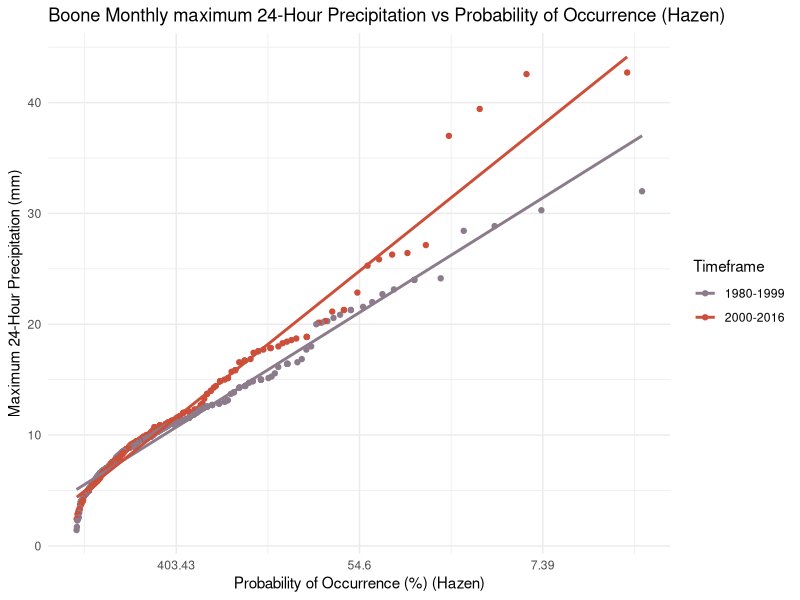
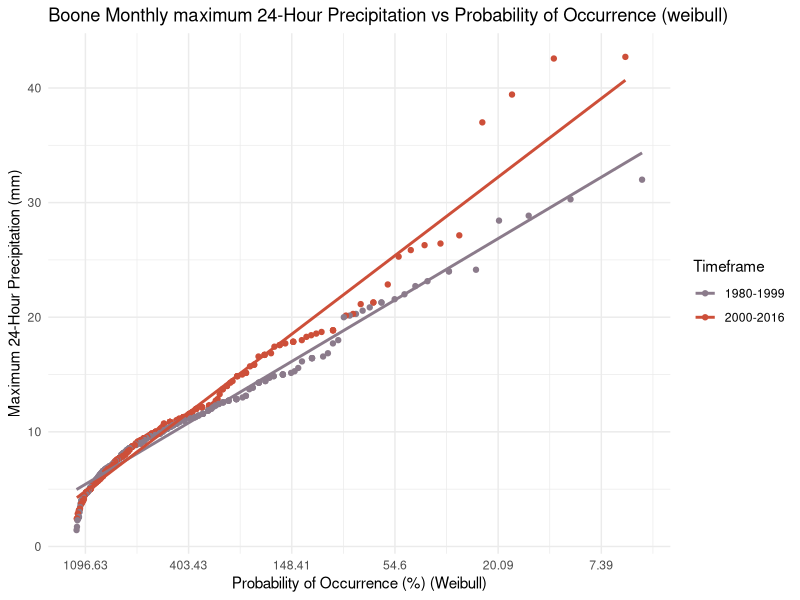
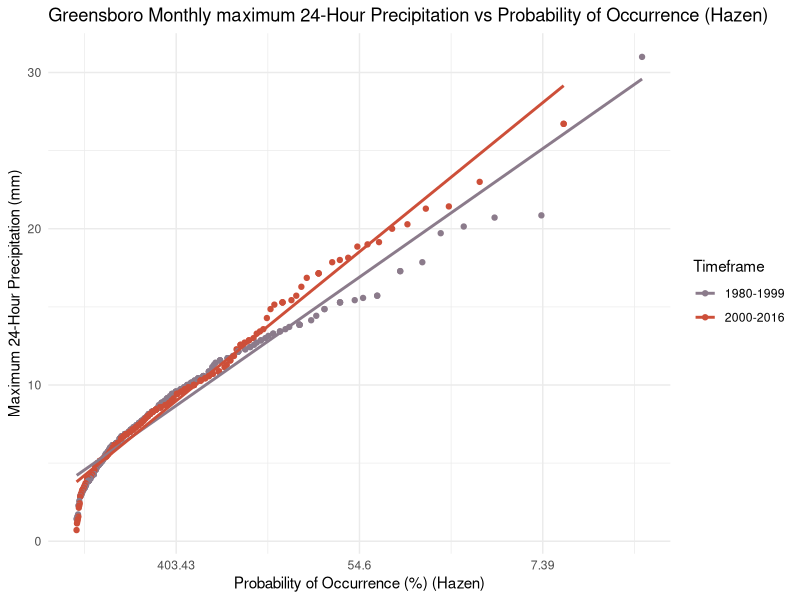
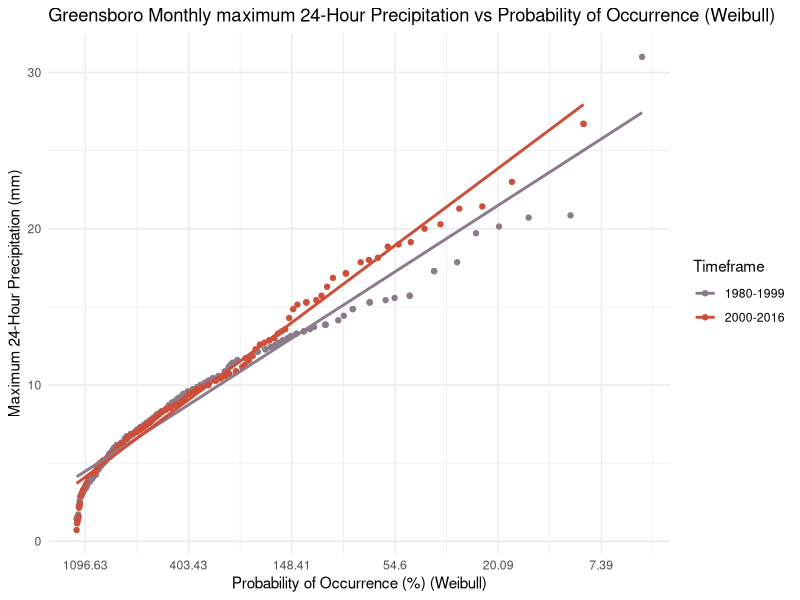
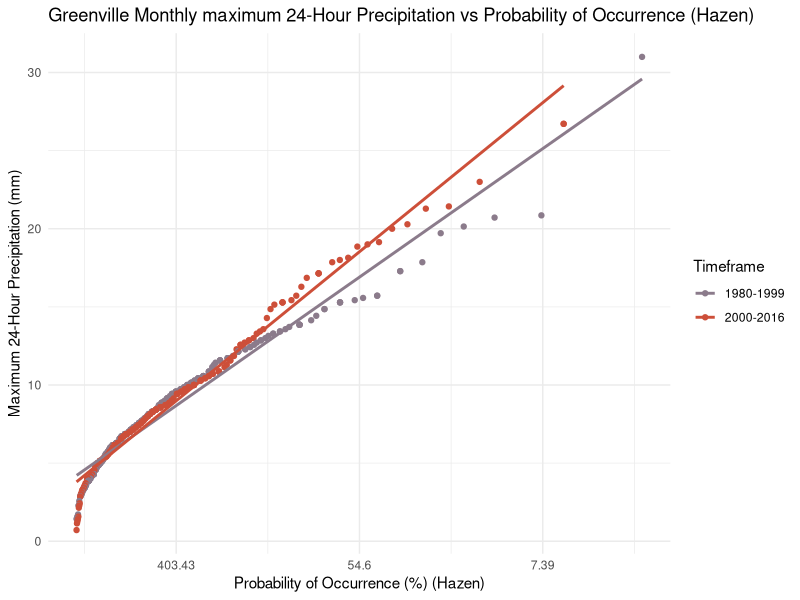
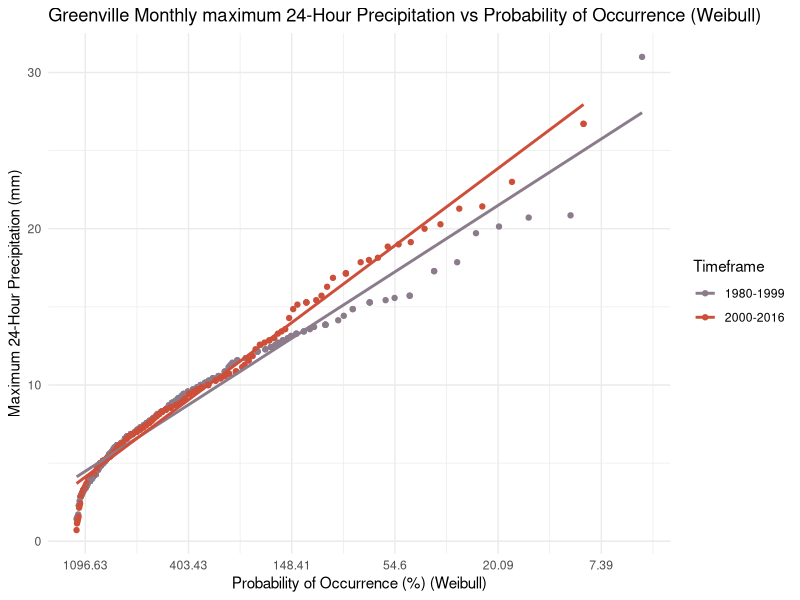
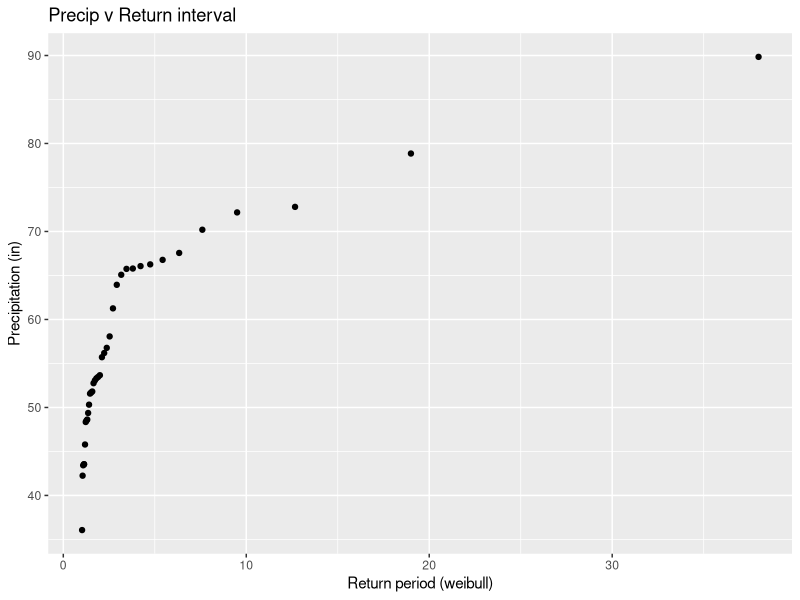
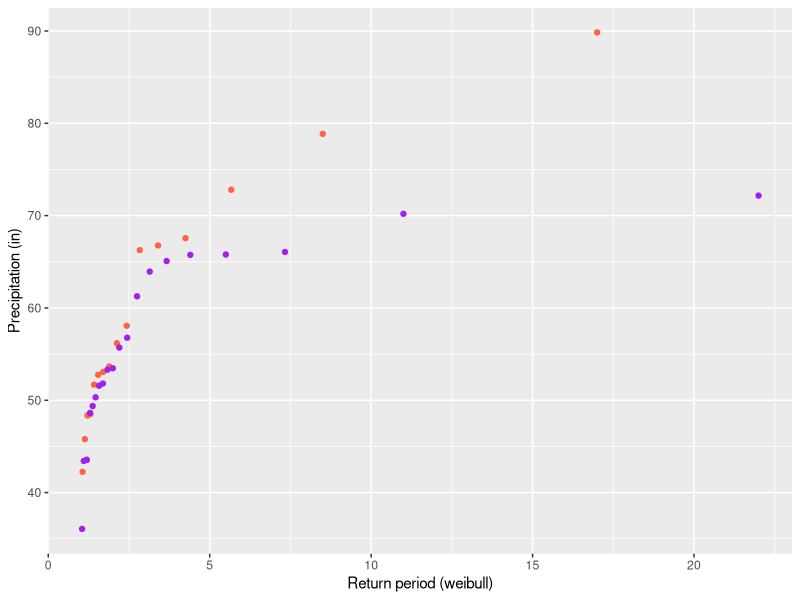

Generate these figures, in order, with R: (Note: this script raises an error after producing the figures.)
## ---- chunk 1
library(readxl)
library(dplyr)
library(tidyverse)
library(zoo)
library(ggplot2)

#read in raw data
Greensboro_raw <- read_excel("Data/Hydrology_memo_2.xlsx", 
    sheet = "Greensboro_daily_precip_1980-pr", 
    col_types = c("date", "text", "numeric", 
        "numeric", "numeric"), na = "NaN")

Boone_raw <- read_excel("Data/Hydrology_memo_2.xlsx", 
    sheet = "Boone_daily_precip_1980-present", 
    col_types = c("date", "text", "numeric", 
        "numeric", "numeric"), na = "NaN")

Greenville_raw <- read_excel("Data/Hydrology_memo_2.xlsx", 
    sheet = "Greenville_daily_precip_1980-pr", 
    col_types = c("date", "text", "numeric", 
        "numeric", "numeric"), na = "NaN")

Boone_raw$`Area Weighted Mean Precipitation (mm per day)` <- 
  as.numeric(Boone_raw$`Area Weighted Mean Precipitation (mm per day)`)

Greensboro_raw$`Area Weighted Mean Precipitation (mm per day)` <- 
  as.numeric(Greensboro_raw$`Area Weighted Mean Precipitation (mm per day)`)

Greenville_raw$`Area Weighted Mean Precipitation (mm per day)` <- 
  as.numeric(Greenville_raw$`Area Weighted Mean Precipitation (mm per day)`)
## ---- chunk 2
Boone_rolling_sum <- Boone_raw %>%
  # Remove NAs for leap year issues
  drop_na(`Area Weighted Mean Precipitation (mm per day)`) %>% 
  mutate(
    rolling_48hr = rollapply(`Area Weighted Mean Precipitation (mm per day)`, 
                             width = 2, FUN = sum, fill = NA, align = 'right'),
    rolling_72hr = rollapply(`Area Weighted Mean Precipitation (mm per day)`,
                             width = 3, FUN = sum, fill = NA, align = 'right')
    #sum_72hr = rollsum(`Area Weighted Mean Precipitation (mm per day)`, 3, fill=NA)
  )

Greensboro_rolling_sum <- Greensboro_raw %>%
  # Remove NAs for leap year issues
  drop_na(`Area Weighted Mean Precipitation (mm per day)`) %>% 
  mutate(
    rolling_48hr = rollapply(`Area Weighted Mean Precipitation (mm per day)`, 
                             width = 2, FUN = sum, fill = NA, align = 'right'),
    rolling_72hr = rollapply(`Area Weighted Mean Precipitation (mm per day)`, 
                             width = 3, FUN = sum, fill = NA, align = 'right')
  )

Greenville_rolling_sum <- Greenville_raw %>% 
  # Remove NAs for leap year issues
  drop_na(`Area Weighted Mean Precipitation (mm per day)`) %>% 
  mutate(
    rolling_48hr = rollapply(`Area Weighted Mean Precipitation (mm per day)`,
                             width = 2, FUN = sum, fill = NA, align = 'right'),
    rolling_72hr = rollapply(`Area Weighted Mean Precipitation (mm per day)`, 
                             width = 3, FUN = sum, fill = NA, align = 'right')
  )
## ---- chunk 3
# Boone
# Take a moving average over a 7 day window
Boone_24hr <- Boone_raw %>%
  drop_na(`Area Weighted Mean Precipitation (mm per day)`) %>%
  mutate(weekly_avg_24hr_precip = rollmean(
    `Area Weighted Mean Precipitation (mm per day)`, 
    k = 7, #weekly rolling average
    fill = NA, 
    align = "right"))

#find monthly avg and max for 24 hour events
Boone_24hr_monthlyavg <- Boone_24hr %>% 
  slice(-1, -2, -3, -4, -5, -6) %>% #skip first three rows bc NA
  group_by(year,month) %>% 
  summarize(max_24_mm = max(weekly_avg_24hr_precip),
            avg_24_mm = mean(weekly_avg_24hr_precip)) %>% 
  mutate(Timeframe = as.factor(ifelse(year>=2000,"2000-2016","1980-1999")))


# Greensboro
# Take a moving average over a 7 day window
Greensboro_24hr <- Greensboro_raw %>%
  drop_na(`Area Weighted Mean Precipitation (mm per day)`) %>%
  mutate(weekly_avg_24hr_precip = rollmean(
    `Area Weighted Mean Precipitation (mm per day)`,
    k = 7, 
    fill = NA, 
    align = "right"))

#find monthly avg and max for 24 hour events
Greensboro_24hr_monthlyavg <- Greensboro_24hr %>% 
  slice(-1, -2, -3, -4, -5, -6) %>% #skip first three rows bc NA
  group_by(year,month) %>% 
  summarize(max_24_mm = max(weekly_avg_24hr_precip),
            avg_24_mm = mean(weekly_avg_24hr_precip)) %>% 
  mutate(Timeframe = as.factor(ifelse(year>=2000,"2000-2016","1980-1999")))


# Greenville
# moving average over 7 day window
Greenville_24hr <- Greensboro_raw %>%
  drop_na(`Area Weighted Mean Precipitation (mm per day)`) %>%
  mutate(weekly_avg_24hr_precip = rollmean(
    `Area Weighted Mean Precipitation (mm per day)`, 
    k = 7, 
    fill = NA, 
    align = "right"))

# find monthly avg and max for 24 hour events
Greenville_24hr_monthlyavg <- Greenville_24hr %>% 
  slice(-1, -2, -3, -4, -5, -6) %>% #skip first three rows bc NA
  group_by(year,month) %>% 
  summarize(max_24_mm = max(weekly_avg_24hr_precip),
            avg_24_mm = mean(weekly_avg_24hr_precip)) %>% 
  mutate(Timeframe = as.factor(ifelse(year>=2000,"2000-2016","1980-1999")))


## ---- chunk 4
# Boone
Boone_recurrence_24hr <- Boone_24hr_monthlyavg %>% 
  group_by(Timeframe) %>% 
  arrange(desc(max_24_mm)) %>% 
  mutate(
    Rank = rank(-max_24_mm),
    weibull_return_24hr = ((n()+1)/Rank),
    weibull_return_24_year = weibull_return_24hr/12,
    weibull_percent_likelihood=(1/weibull_return_24_year)*100*12,
    weibull_percent_likelihood_yr=(1/weibull_return_24_year)*100,
    hazen_percent_likelihood = 100*(2*Rank-1)/(2*n()),
    hazen_percent_likelihood_yr = 12*100*(2*Rank-1)/(2*n()),
    hazen_return_24hr = 100/hazen_percent_likelihood,
    hazen_return_24hr_year = hazen_return_24hr/12,
    log_prob_occurence_hazen = log(hazen_percent_likelihood_yr),
    log_prob_occurence_weibull = log(weibull_percent_likelihood_yr)
  )

# Greensboro
Greensboro_recurrence_24hr <- Greensboro_24hr_monthlyavg %>% 
  group_by(Timeframe) %>% 
  arrange(desc(max_24_mm)) %>% 
  mutate(
    Rank = rank(-max_24_mm),
    weibull_return_24hr = ((n()+1)/Rank),
    weibull_return_24_year = weibull_return_24hr/12,
    weibull_percent_likelihood=(1/weibull_return_24_year)*100*12,
    weibull_percent_likelihood_yr=(1/weibull_return_24_year)*100,
    hazen_percent_likelihood = 100*(2*Rank-1)/(2*n()),
    hazen_percent_likelihood_yr = 12*100*(2*Rank-1)/(2*n()),
    hazen_return_24hr = 100/hazen_percent_likelihood,
    hazen_return_24hr_year = hazen_return_24hr/12,
    log_prob_occurence_hazen = log(hazen_percent_likelihood_yr),
    log_prob_occurence_weibull = log(weibull_percent_likelihood_yr)
  )

# Greenville
Greenville_recurrence_24hr <- Greenville_24hr_monthlyavg %>% 
  group_by(Timeframe) %>% 
  arrange(desc(max_24_mm)) %>% 
  mutate(
    Rank = rank(-max_24_mm),
    weibull_return_24hr = ((n()+1)/Rank),
    weibull_return_24_year = weibull_return_24hr/12,
    weibull_percent_likelihood=(1/weibull_return_24_year)*100*12,
    weibull_percent_likelihood_yr=(1/weibull_return_24_year)*100,
    hazen_percent_likelihood = 100*(2*Rank-1)/(2*n()),
    hazen_percent_likelihood_yr = 12*100*(2*Rank-1)/(2*n()),
    hazen_return_24hr = 100/hazen_percent_likelihood,
    hazen_return_24hr_year = hazen_return_24hr/12,
    log_prob_occurence_hazen = log(hazen_percent_likelihood_yr),
    log_prob_occurence_weibull = log(weibull_percent_likelihood_yr)
  )

## ---- chunk 5
# Boone
Boone_24hr_plot_hazen <- Boone_recurrence_24hr %>%
  ggplot(aes(x = log_prob_occurence_hazen, 
             y = max_24_mm, 
             color = Timeframe)) +
  geom_point() +
  geom_smooth(method = "lm", se = FALSE) +
  labs(x = "Probability of Occurrence (%) (Hazen)", 
       y = "Maximum 24-Hour Precipitation (mm)", 
       title = "Boone Monthly maximum 24-Hour Precipitation vs Probability of Occurrence (Hazen)") +
  theme_minimal() +
  scale_color_manual(values = c("thistle4", "tomato3"))+
  scale_x_reverse(  # Keep the x-axis reversed
    labels = function(x) round(exp(x), 2)  # Convert log values back to probabilities for labels
  )
  # scale_x_reverse(
  #   #limits = log(c(0, 1)),  # Make sure to set the correct limits in log scale
  #   breaks = log(c(0.1, 0.04, 0.02, 0.01)),  # Log-transformed breaks
  #   labels = c("10%", "4%", "2%", "1%")  # Custom labels
  # )
Boone_24hr_plot_hazen

Boone_24hr_plot_weibull <- Boone_recurrence_24hr %>%
  ggplot(aes(x = log_prob_occurence_weibull, 
             y = max_24_mm, 
             color = Timeframe)) +
  geom_point() +
  geom_smooth(method = "lm", se = FALSE) +
  labs(x = "Probability of Occurrence (%) (Weibull)", 
       y = "Maximum 24-Hour Precipitation (mm)", 
       title = "Boone Monthly maximum 24-Hour Precipitation vs Probability of Occurrence (weibull)") +
  theme_minimal() +
  scale_color_manual(values = c("thistle4", "tomato3"))+
  scale_x_reverse(  # Keep the x-axis reversed
    labels = function(x) round(exp(x), 2)  # Convert log values back to probabilities for labels
  )

Boone_24hr_plot_weibull

## ---- chunk 6
#hazen
# Define probabilities of occurrence
probabilities <- c(1, 2, 4, 10)

# Create an empty list to store results
results <- list()

# Step 1: Loop through each timeframe and fit models
for (tf in levels(Boone_recurrence_24hr$Timeframe)) {
  
  # Filter data for the current timeframe
  data_subset <- Boone_recurrence_24hr %>% 
    filter(Timeframe == tf)
  
  # Step 2: Fit a linear model
  model <- lm(max_24_mm ~ log_prob_occurence_hazen, data = data_subset)
  
  # Step 3: Create a new data frame for predictions
  new_data <- data.frame(log_prob_occurence_hazen = log(probabilities))
  
  # Step 4: Make predictions using the model
  predicted_precipitation <- predict(model, newdata = new_data)
  
  # Step 5: Combine the predictions with the corresponding probabilities and timeframe
  predicted_results <- data.frame(
    Probability = probabilities,
    Timeframe = tf,
    Predicted_Precipitation_24hr_mm = predicted_precipitation
  )
  
  # Step 6: Store the results in the list
  results[[tf]] <- predicted_results
}

# Step 7: Combine all results into a single data frame
final_results <- bind_rows(results)

# Display the predicted precipitation for each timeframe
print(final_results)

## ---- chunk 7
#weibull
# Define probabilities of occurrence
probabilities <- c(1, 2, 4, 10)

# Create an empty list to store results
results <- list()

# Step 1: Loop through each timeframe and fit models
for (tf in levels(Boone_recurrence_24hr$Timeframe)) {
  
  # Filter data for the current timeframe
  data_subset <- Boone_recurrence_24hr %>% 
    filter(Timeframe == tf)
  
  # Step 2: Fit a linear model
  model <- lm(max_24_mm ~ log_prob_occurence_weibull, data = data_subset)
  
  # Step 3: Create a new data frame for predictions
  new_data <- data.frame(log_prob_occurence_weibull = log(probabilities))
  
  # Step 4: Make predictions using the model
  predicted_precipitation <- predict(model, newdata = new_data)
  
  # Step 5: Combine the predictions with the corresponding probabilities and timeframe
  predicted_results <- data.frame(
    Probability = probabilities,
    Timeframe = tf,
    Predicted_Precipitation_24hr_mm = predicted_precipitation
  )
  
  # Step 6: Store the results in the list
  results[[tf]] <- predicted_results
}

# Step 7: Combine all results into a single data frame
final_results <- bind_rows(results)

# Display the predicted precipitation for each timeframe
print(final_results)

## ---- chunk 8
boone_monthly_new_data <- Boone_24hr_monthlyavg %>% 
  filter(Timeframe=='2000-2016') %>% 
  group_by(month) %>% 
  summarise(avg=mean(max_24_mm),
            max=max(max_24_mm))
## ---- chunk 9
Greensboro_24hr_plot_hazen <- Greensboro_recurrence_24hr %>%
  ggplot(aes(x = log_prob_occurence_hazen, 
             y = max_24_mm, 
             color = Timeframe)) +
  geom_point() +
  geom_smooth(method = "lm", se = FALSE) +
  labs(x = "Probability of Occurrence (%) (Hazen)", 
       y = "Maximum 24-Hour Precipitation (mm)", 
       title = "Greensboro Monthly maximum 24-Hour Precipitation vs Probability of Occurrence (Hazen)") +
  theme_minimal() +
  scale_color_manual(values = c("thistle4", "tomato3"))+
  scale_x_reverse(  # Keep the x-axis reversed
    labels = function(x) round(exp(x), 2)  # Convert log values back to probabilities for labels
  )
  # scale_x_reverse(
  #   #limits = log(c(0, 1)),  # Make sure to set the correct limits in log scale
  #   breaks = log(c(0.1, 0.04, 0.02, 0.01)),  # Log-transformed breaks
  #   labels = c("10%", "4%", "2%", "1%")  # Custom labels
  # )
Greensboro_24hr_plot_hazen

Greensboro_24hr_plot_weibull <- Greensboro_recurrence_24hr %>%
  ggplot(aes(x = log_prob_occurence_weibull, 
             y = max_24_mm, 
             color = Timeframe)) +
  geom_point() +
  geom_smooth(method = "lm", se = FALSE) +
  labs(x = "Probability of Occurrence (%) (Weibull)", 
       y = "Maximum 24-Hour Precipitation (mm)", 
       title = "Greensboro Monthly maximum 24-Hour Precipitation vs Probability of Occurrence (Weibull)") +
  theme_minimal() +
  scale_color_manual(values = c("thistle4", "tomato3"))+
  scale_x_reverse(  # Keep the x-axis reversed
    labels = function(x) round(exp(x), 2)  # Convert log values back to probabilities for labels
  )


Greensboro_24hr_plot_weibull
## ---- chunk 10
#weibull
# Define probabilities of occurrence
probabilities <- c(1, 2, 4, 10)

# Create an empty list to store results
results <- list()

# Step 1: Loop through each timeframe and fit models
for (tf in levels(Greensboro_recurrence_24hr$Timeframe)) {
  
  # Filter data for the current timeframe
  data_subset <- Greensboro_recurrence_24hr %>% 
    filter(Timeframe == tf)
  
  # Step 2: Fit a linear model
  model <- lm(max_24_mm ~ log_prob_occurence_weibull, data = data_subset)
  
  # Step 3: Create a new data frame for predictions
  new_data <- data.frame(log_prob_occurence_weibull = log(probabilities))
  
  # Step 4: Make predictions using the model
  predicted_precipitation <- predict(model, newdata = new_data)
  
  # Step 5: Combine the predictions with the corresponding probabilities and timeframe
  predicted_results <- data.frame(
    Probability = probabilities,
    Timeframe = tf,
    Predicted_Precipitation_24hr_mm = predicted_precipitation
  )
  
  # Step 6: Store the results in the list
  results[[tf]] <- predicted_results
}

# Step 7: Combine all results into a single data frame
final_results <- bind_rows(results)

# Display the predicted precipitation for each timeframe
print(final_results)

## ---- chunk 11
#hazen
# Define probabilities of occurrence
probabilities <- c(1, 2, 4, 10)

# Create an empty list to store results
results <- list()

# Step 1: Loop through each timeframe and fit models
for (tf in levels(Greensboro_recurrence_24hr$Timeframe)) {
  
  # Filter data for the current timeframe
  data_subset <- Greensboro_recurrence_24hr %>% 
    filter(Timeframe == tf)
  
  # Step 2: Fit a linear model
  model <- lm(max_24_mm ~ log_prob_occurence_hazen, data = data_subset)
  
  # Step 3: Create a new data frame for predictions
  new_data <- data.frame(log_prob_occurence_hazen = log(probabilities))
  
  # Step 4: Make predictions using the model
  predicted_precipitation <- predict(model, newdata = new_data)
  
  # Step 5: Combine the predictions with the corresponding probabilities and timeframe
  predicted_results <- data.frame(
    Probability = probabilities,
    Timeframe = tf,
    Predicted_Precipitation_24hr_mm = predicted_precipitation
  )
  
  # Step 6: Store the results in the list
  results[[tf]] <- predicted_results
}

# Step 7: Combine all results into a single data frame
final_results <- bind_rows(results)

# Display the predicted precipitation for each timeframe
print(final_results)

## ---- chunk 12
monthly_new_data_greensboro <- Greensboro_24hr_monthlyavg %>% 
  filter(Timeframe== '2000-2016' ) %>% 
  group_by(month) %>% 
  summarise(avg=mean(max_24_mm),
            max=max(max_24_mm))
## ---- chunk 13
Greenville_24hr_plot_hazen <- Greenville_recurrence_24hr %>%
  ggplot(aes(x = log_prob_occurence_hazen, 
             y = max_24_mm, 
             color = Timeframe)) +
  geom_point() +
  geom_smooth(method = "lm", se = FALSE) +
  labs(x = "Probability of Occurrence (%) (Hazen)", 
       y = "Maximum 24-Hour Precipitation (mm)", 
       title = "Greenville Monthly maximum 24-Hour Precipitation vs Probability of Occurrence (Hazen)") +
  theme_minimal() +
  scale_color_manual(values = c("thistle4", "tomato3"))+
  scale_x_reverse(  # Keep the x-axis reversed
    labels = function(x) round(exp(x), 2)  # Convert log values back to probabilities for labels
  )
  # scale_x_reverse(
  #   #limits = log(c(0, 1)),  # Make sure to set the correct limits in log scale
  #   breaks = log(c(0.1, 0.04, 0.02, 0.01)),  # Log-transformed breaks
  #   labels = c("10%", "4%", "2%", "1%")  # Custom labels
  # )
Greenville_24hr_plot_hazen

Greenville_24hr_plot_weibull <- Greenville_recurrence_24hr %>%
  ggplot(aes(x = log_prob_occurence_weibull, 
             y = max_24_mm, 
             color = Timeframe)) +
  geom_point() +
  geom_smooth(method = "lm", se = FALSE) +
  labs(x = "Probability of Occurrence (%) (Weibull)", 
       y = "Maximum 24-Hour Precipitation (mm)", 
       title = "Greenville Monthly maximum 24-Hour Precipitation vs Probability of Occurrence (Weibull)") +
  theme_minimal() +
  scale_color_manual(values = c("thistle4", "tomato3"))+
  scale_x_reverse(  # Keep the x-axis reversed
    labels = function(x) round(exp(x), 2)  # Convert log values back to probabilities for labels
  )


Greenville_24hr_plot_weibull
## ---- chunk 14
#weibull
# Define probabilities of occurrence
probabilities <- c(1, 2, 4, 10)

# Create an empty list to store results
results <- list()

# Step 1: Loop through each timeframe and fit models
for (tf in levels(Greenville_recurrence_24hr$Timeframe)) {
  
  # Filter data for the current timeframe
  data_subset <- Greenville_recurrence_24hr %>% 
    filter(Timeframe == tf)
  
  # Step 2: Fit a linear model
  model <- lm(max_24_mm ~ log_prob_occurence_weibull, data = data_subset)
  
  # Step 3: Create a new data frame for predictions
  new_data <- data.frame(log_prob_occurence_weibull = log(probabilities))
  
  # Step 4: Make predictions using the model
  predicted_precipitation <- predict(model, newdata = new_data)
  
  # Step 5: Combine the predictions with the corresponding probabilities and timeframe
  predicted_results <- data.frame(
    Probability = probabilities,
    Timeframe = tf,
    Predicted_Precipitation_24hr_mm = predicted_precipitation
  )
  
  # Step 6: Store the results in the list
  results[[tf]] <- predicted_results
}

# Step 7: Combine all results into a single data frame
final_results <- bind_rows(results)

# Display the predicted precipitation for each timeframe
print(final_results)

## ---- chunk 15
#hazen
# Define probabilities of occurrence
probabilities <- c(1, 2, 4, 10)

# Create an empty list to store results
results <- list()

# Step 1: Loop through each timeframe and fit models
for (tf in levels(Greenville_recurrence_24hr$Timeframe)) {
  
  # Filter data for the current timeframe
  data_subset <- Greenville_recurrence_24hr %>% 
    filter(Timeframe == tf)
  
  # Step 2: Fit a linear model
  model <- lm(max_24_mm ~ log_prob_occurence_hazen, data = data_subset)
  
  # Step 3: Create a new data frame for predictions
  new_data <- data.frame(log_prob_occurence_hazen = log(probabilities))
  
  # Step 4: Make predictions using the model
  predicted_precipitation <- predict(model, newdata = new_data)
  
  # Step 5: Combine the predictions with the corresponding probabilities and timeframe
  predicted_results <- data.frame(
    Probability = probabilities,
    Timeframe = tf,
    Predicted_Precipitation_24hr_mm = predicted_precipitation
  )
  
  # Step 6: Store the results in the list
  results[[tf]] <- predicted_results
}

# Step 7: Combine all results into a single data frame
final_results <- bind_rows(results)

# Display the predicted precipitation for each timeframe
print(final_results)

## ---- chunk 16
monthly_new_data_Greenville <- Greenville_24hr_monthlyavg %>% 
  filter(Timeframe== '2000-2016' ) %>% 
  group_by(month) %>% 
  summarise(avg=mean(max_24_mm),
            max=max(max_24_mm))
## ---- chunk 17
Boone_72hr_monthlyavg <- Boone_rolling_sum %>% 
  slice(-1, -2) %>% #skip first two rows bc NA
  group_by(year,month) %>% 
  summarize(max_72 = max(rolling_72hr),
            avg_72 = mean(rolling_72hr)) 

Boone_72hr_old <- Boone_72hr_monthlyavg %>% filter(year <= 2000)
Boone_72hr_new <- Boone_72hr_monthlyavg %>% filter(year > 2000 & year <= 2016)

n_old_72= nrow(Boone_72hr_old)

Boone_72hr_old_rank<- Boone_72hr_old %>% 
  ungroup() %>% 
  mutate(Rank_72hr_avg = rank(-avg_72), 
         weibull_return_72hr = (n_old_72 + 1) / Rank_72hr_avg)
## ---- chunk 18
#is this the way to sum for a 72 hour event? 
Boone_72hr <- Boone_raw %>%
  drop_na(`Area Weighted Mean Precipitation (mm per day)`) %>%  # Remove NA values if needed
  mutate(group = ceiling(row_number() / 3)) %>%  # Create an index grouping every 3 days
  group_by(group) %>%  # Group by this new 3-day index
  summarise(
    start_date = min(Date),  # Optionally keep track of the starting date of the 3-day period
    end_date = max(Date),    # Optionally keep track of the ending date
    precip_72hr = sum(`Area Weighted Mean Precipitation (mm per day)`, na.rm = TRUE)  # Sum precipitation over the 3-day block
  )
## ---- chunk 19

## ---- chunk 20
Boone_annual_precip <- Boone_raw %>% 
  drop_na(`Area Weighted Mean Precipitation (mm per day)`) %>% #remove NAs for Dec 31 in leap years
  group_by(year) %>% 
  summarise(Annual_precip_mm = sum(`Area Weighted Mean Precipitation (mm per day)`) ) %>% 
  mutate(Annual_precip_in = (`Annual_precip_mm`/25.4))

Greensboro_annual_precip <- Greensboro_raw %>% 
  drop_na(`Area Weighted Mean Precipitation (mm per day)`) %>% #remove NAs for Dec 31 in leap years
  group_by(year) %>% 
  summarise(Annual_precip_mm = sum(`Area Weighted Mean Precipitation (mm per day)`) )%>% 
  mutate(Annual_precip_in = (`Annual_precip_mm`/25.4))

Greenville_annual_precip <- Greenville_raw %>% 
  drop_na(`Area Weighted Mean Precipitation (mm per day)`) %>% #remove NAs for Dec 31 in leap years
  group_by(year) %>% 
  summarise(Annual_precip_mm = sum(`Area Weighted Mean Precipitation (mm per day)`) )%>% 
  mutate(Annual_precip_in = (`Annual_precip_mm`/25.4))
## ---- chunk 21
#looking at all of the data
Boone_annual_sorted <- Boone_annual_precip %>% 
  arrange(desc(Annual_precip_in))
Boone_annual_sorted$Rank = rank(-Boone_annual_sorted$Annual_precip_in)

#pre-2001
Boone_annual_sorted_old <- Boone_annual_precip[1:21,]%>% 
  arrange(desc(Annual_precip_in))
Boone_annual_sorted_old$Rank = rank(-Boone_annual_sorted_old$Annual_precip_in)

#post-2001
Boone_annual_sorted_new <- Boone_annual_precip[22:37,]%>% 
  arrange(desc(Annual_precip_in))
Boone_annual_sorted_new$Rank = rank(-Boone_annual_sorted_new$Annual_precip_in)                                              


Greensboro_annual_sorted <- Greensboro_annual_precip %>% 
  arrange(desc(Annual_precip_in))
Greensboro_annual_sorted$Rank = rank(-Greensboro_annual_sorted$Annual_precip_in)

Greenville_annual_sorted <- Greenville_annual_precip %>% 
  arrange(desc(Annual_precip_in))
Greenville_annual_sorted$Rank = rank(-Greenville_annual_sorted$Annual_precip_in)

## ---- chunk 22
n_all = 37 #number of events
Boone_annual_sorted <- Boone_annual_sorted %>% 
  mutate(weibull_return = (n_all+1)/Rank) %>% 
  mutate(hazen_return = 100/(100*(2*Rank-1)/(2*n_all)))

n_old = 21
Boone_annual_sorted_old <- Boone_annual_sorted_old %>% 
  mutate(weibull_return = (n_old+1)/Rank) %>% 
  mutate(hazen_return = 100/(100*(2*Rank-1)/(2*n_old)))

n_new= 16
Boone_annual_sorted_new <- Boone_annual_sorted_new %>% 
  mutate(weibull_return = (n_new+1)/Rank) %>% 
  mutate(hazen_return = 100/(100*(2*Rank-1)/(2*n_new)))

## ---- chunk 23
boone_annual_plot<- 
  ggplot((Boone_annual_sorted),
         #choosing variables
         aes(
           y = Annual_precip_in,
           x = weibull_return
         )) +
  geom_point()+
  ggtitle("Precip v Return interval")+
  labs(y= "Precipitation (in)", x= "Return period (weibull)")
boone_annual_plot

boone_new_old <- ggplot() +
  geom_point(data=Boone_annual_sorted_new, aes(y=Annual_precip_in, x=weibull_return), color = 'tomato')+
  geom_point(data=Boone_annual_sorted_old, aes(y=Annual_precip_in, x=weibull_return), color = 'purple')+
  labs(y= "Precipitation (in)", x= "Return period (weibull)")

boone_new_old
## ---- chunk 24
Boone_max_storms <- Boone_rolling_sum %>%
  group_by(year) %>%
  summarise(
    max_24hr = max(`Area Weighted Mean Precipitation (mm per day)`, na.rm = TRUE),
    max_48hr = max(rolling_48hr, na.rm = TRUE),
    max_72hr = max(rolling_72hr, na.rm = TRUE)
  )

Greensboro_max_storms <- Greensboro_rolling_sum %>%
  group_by(year) %>%
  summarise(
    max_24hr = max(`Area Weighted Mean Precipitation (mm per day)`, na.rm = TRUE),
    max_48hr = max(rolling_48hr, na.rm = TRUE),
    max_72hr = max(rolling_72hr, na.rm = TRUE)
  )

Greenville_max_storms <- Greenville_rolling_sum %>%
  group_by(year) %>%
  summarise(
    max_24hr = max(`Area Weighted Mean Precipitation (mm per day)`, na.rm = TRUE),
    max_48hr = max(rolling_48hr, na.rm = TRUE),
    max_72hr = max(rolling_72hr, na.rm = TRUE)
  )
## ---- chunk 25
# Step 4: Rank and calculate recurrence intervals for old period
n_old = nrow(Boone_old)
Boone_old <- Boone_old %>%
  arrange(desc(max_24hr)) %>%
  mutate(Rank_24hr = rank(-max_24hr),
         weibull_return_24hr = (n_old + 1) / Rank_24hr,
         hazen_return_24hr = (n_old + 0.5) / Rank_24hr) %>%
  arrange(desc(max_48hr)) %>%
  mutate(Rank_48hr = rank(-max_48hr),
         weibull_return_48hr = (n_old + 1) / Rank_48hr,
         hazen_return_48hr = (n_old + 0.5) / Rank_48hr) %>%
  arrange(desc(max_72hr)) %>%
  mutate(Rank_72hr = rank(-max_72hr),
         weibull_return_72hr = (n_old + 1) / Rank_72hr,
         hazen_return_72hr = (n_old + 0.5) / Rank_72hr)

# Step 4: Rank and calculate recurrence intervals for new period
n_new = nrow(Boone_new)
Boone_new <- Boone_new %>%
  arrange(desc(max_24hr)) %>%
  mutate(Rank_24hr = rank(-max_24hr),
         weibull_return_24hr = (n_new + 1) / Rank_24hr,
         hazen_return_24hr = (n_new + 0.5) / Rank_24hr) %>%
  arrange(desc(max_48hr)) %>%
  mutate(Rank_48hr = rank(-max_48hr),
         weibull_return_48hr = (n_new + 1) / Rank_48hr,
         hazen_return_48hr = (n_new + 0.5) / Rank_48hr) %>%
  arrange(desc(max_72hr)) %>%
  mutate(Rank_72hr = rank(-max_72hr),
         weibull_return_72hr = (n_new + 1) / Rank_72hr,
         hazen_return_72hr = (n_new + 0.5) / Rank_72hr)

## ---- chunk 26
# Boone 
Boone_sorted <- Boone_raw %>% 
  arrange(desc(`Area Weighted Mean Precipitation (mm per day)`))
Boone_top_50 <- Boone_sorted[1:50, ]

# Greensboro
Greensboro_sorted <- Greensboro_raw %>% 
  arrange(desc(`Area Weighted Mean Precipitation (mm per day)`))
Greensboro_top_50 <- Greensboro_sorted[1:50, ]

# Greenville
Greenville_sorted <- Greenville_raw %>% 
  arrange(desc(`Area Weighted Mean Precipitation (mm per day)`))
Greenville_top_50 <- Greenville_sorted[1:50, ]

## ---- chunk 27
# Function to check rainfall duration for each large event
get_rain_duration <- function(data, date, window = 7) {
  # Find the index of the current date
  index <- which(data$Date == date)
  
  start_index <- max(1, index - window)  # Ensure we don't go out of bounds
  end_index <- min(nrow(data), index + window)  # Ensure we don't exceed the last row
  
  # Precipitation values in the 10 days before and after the event
  precip_values <- 
    data$`Area Weighted Mean Precipitation (mm per day)`[start_index:end_index]
  
  # Event day is the center, which is at index
  event_day_precip <- 
    data$`Area Weighted Mean Precipitation (mm per day)`[index]
  
  # Identify how long the event lasted (precipitation > 0)
  event_duration <- sum(precip_values > 4)
  
  return(event_duration)
}

# Apply the function for each of the top 50 values for each city 
Boone_durations <- sapply(1:nrow(Boone_top_50), function(i) {
  date <- Boone_top_50$Date[i]  # Get the date of the top 50th event
  get_rain_duration(Boone_raw, date)  # Calculate the rain duration for that event
})
Greensboro_durations <- sapply(1:nrow(Greensboro_top_50), function(i) {
  date <- Greensboro_top_50$Date[i]  # Get the date of the top 50th event
  get_rain_duration(Greensboro_raw, date)  # Calculate the rain duration for that event
})
Greenville_durations <- sapply(1:nrow(Greenville_top_50), function(i) {
  date <- Greenville_top_50$Date[i]  # Get the date of the top 50th event
  get_rain_duration(Greenville_raw, date)  # Calculate the rain duration for that event
})

# Add durations back to the top_50 dataframe
Boone_top_50$rain_event_duration <- Boone_durations
Greensboro_top_50$rain_event_duration <- Greensboro_durations
Greenville_top_50$rain_event_duration <- Greenville_durations

# Step 4: Calculate and print the average duration
Boone_average_duration <- mean(Boone_top_50$rain_event_duration)
print(paste("The average duration of the top 50 storm events in Boone is", Boone_average_duration, "days"))

Greenville_average_duration <- mean(Greenville_top_50$rain_event_duration)
print(paste("The average duration of the top 50 storm events in Greenville is", Greenville_average_duration, "days"))

Greensboro_average_duration <- mean(Greensboro_top_50$rain_event_duration)
print(paste("The average duration of the top 50 storm events in Greensboro is",Greensboro_average_duration, "days"))

## ---- chunk 28
# Boone_old <- Boone_max_storms %>% filter(year <= 2000)
# Boone_new <- Boone_max_storms %>% filter(year > 2000 & year <= 2016)
# 
# Greensboro_old <- Greensboro_max_storms %>% filter(year <= 2000)
# Greensboro_new <- Greensboro_max_storms %>% filter(year > 2000 & year <= 2016)
# 
# Greenville_old <- Greenville_max_storms %>% filter(year <= 2000)
# Greenville_new <- Greenville_max_storms %>% filter(year > 2000 & year <= 2016)
